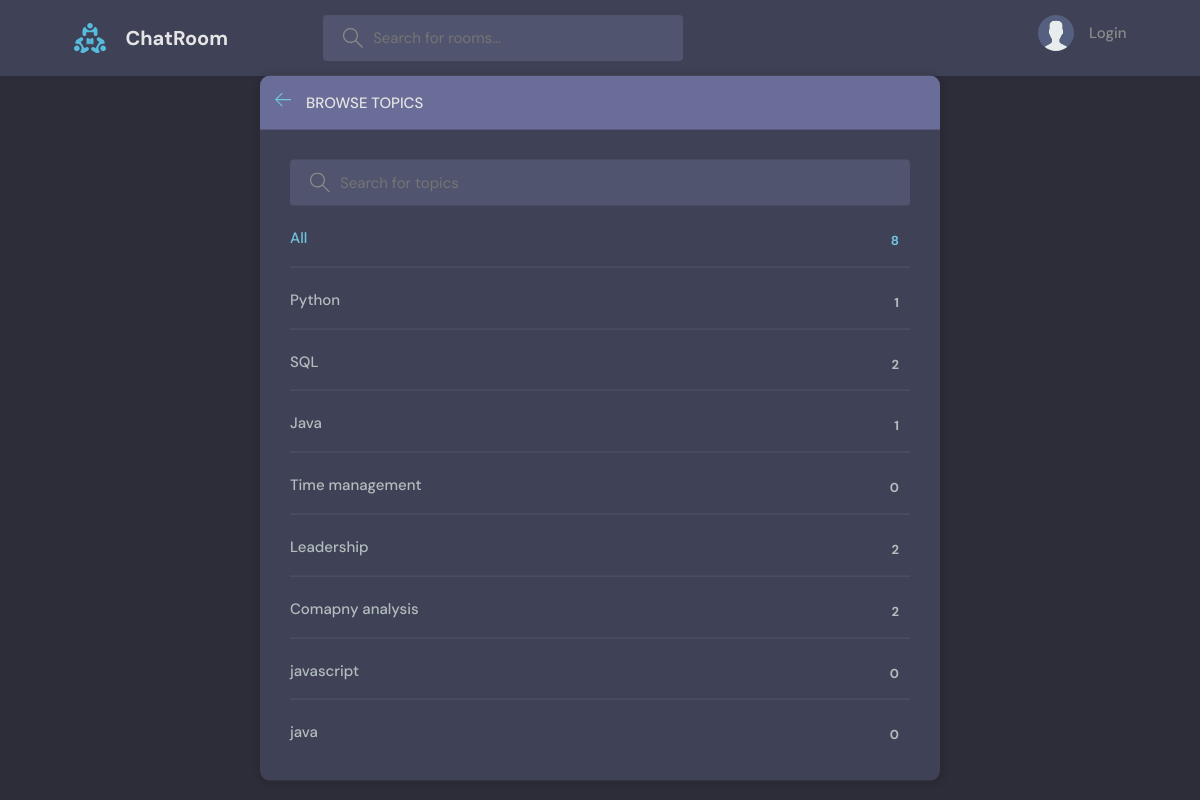
/topics/, run on an earlier commit of the app's database.
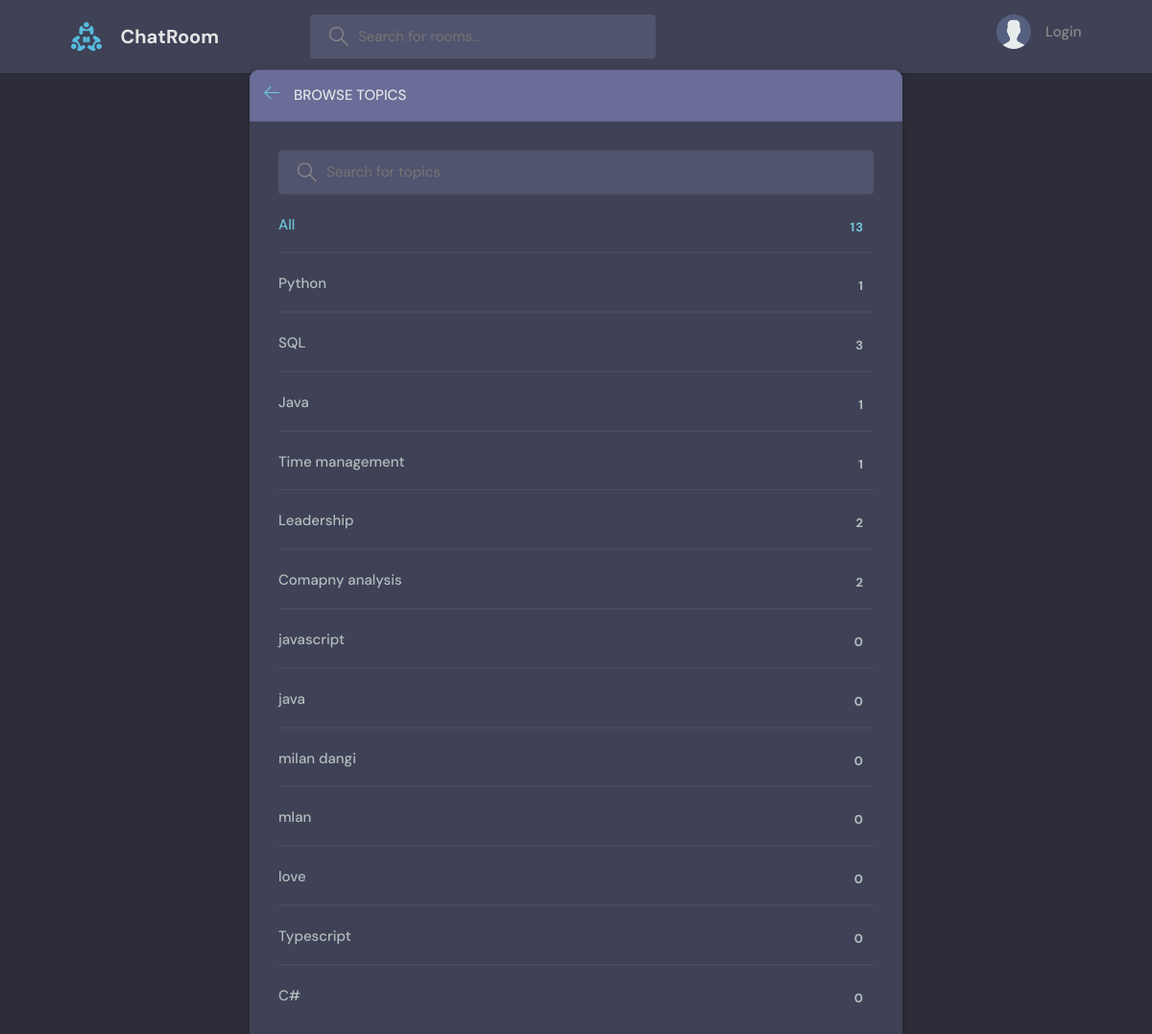
And on a later commit of the database.
### polls/models.py (models this page shows, shortened)
class Topic(models.Model):
    name = models.CharField(max_length=200)

### polls/views.py (the view)
# urls.py: path("topics/",view=views.topicPage, name="topics"),
def topicPage(request):
    q = request.GET.get('q') if request.GET.get('q')!= None else ''
    topics = Topic.objects.filter(name__icontains=q)
    context = {'topics':topics}
    return render(request,'polls/topics.html',context)

### polls/templates/polls/topics.html (shortened to what this page needs)
{% extends 'main.html' %}
{% block content %}
<main class="create-room layout">
  <div class="container">
    <div class="layout__box">
      <div class="layout__boxHeader">
        <div class="layout__boxTitle">
          <a href="{% url 'home' %}">
            <svg version="1.1" xmlns="http://www.w3.org/2000/svg" width="32" height="32" viewBox="0 0 32 32">
              <title>arrow-left</title>
              <path
                d="M13.723 2.286l-13.723 13.714 13.719 13.714 1.616-1.611-10.96-10.96h27.625v-2.286h-27.625l10.965-10.965-1.616-1.607z">
              </path>
            </svg>
          </a>
          <h3>Browse Topics</h3>
        </div>
      </div>
      <div class="topics-page layout__body">
        <form class="header__search" action="" method="GET">
          <label>
            <input name="q" placeholder="Search for topics" />
          </label>
        </form>
        <ul class="topics__list">
          <li>
            <a href="{% url 'topics' %}" class="active">All <span>{{topics.count}}</span></a>
          </li>
          {% for topic in topics %}
          <li>
            <a href="{% url 'home' %}?q={{topic.name}}">{{ topic.name }} <span>{{topic.room_set.all.count}}</span></a>
          </li>
          {% endfor %}
        </ul>
      </div>
    </div>
  </div>
</main>
{% endblock %}

### templates/main.html (shortened to what this page needs)
<!DOCTYPE html>
{% load static %}
<html lang="en">
  <head>
    <link rel="stylesheet" href="{% static 'styles/style.css' %}" />
  </head>
  <body>
    {% include "nav.html" %}
    {% block content %}
    {% endblock %}
  </body>
</html>
{% load static %}

### templates/nav.html (shortened to what this page needs)
{% load static %}
<header class="header header--loggedIn">
    <div class="container">
      <a href="{% url 'home' %}" class="header__logo">
        <img src="{% static 'images/logo.svg' %}" />
        <h1>ChatRoom</h1>
      </a>
      <form class="header__search" method="GET" actions="{% url 'home' %}">
        <label>
          <input name ="q" placeholder="Search for rooms..." />
        </label>
      </form>
      <nav class="header__menu">
        {% if request.user.is_authenticated %}
        <div class="header__user">
          <a href="{% url 'user-profile' user.id %}">
            <div class="avatar avatar--medium active">
              <img src="{{request.user.avatar.url}}" />
            </div>
            <p>{{request.user.name}} <span>@{{request.user.username}}</span></p>
          </a>
          <button class="dropdown-button">
            <svg version="1.1" xmlns="http://www.w3.org/2000/svg" width="32" height="32" viewBox="0 0 32 32">
              <title>chevron-down</title>
              <path d="M16 21l-13-13h-3l16 16 16-16h-3l-13 13z"></path>
            </svg>
          </button>
        </div>
        {% else %}
        <a href="{% url 'login' %}">
          <img src="{% static 'images/avatar.svg' %}" />
          <p>Login</p>
        </a>
        {% endif %}
      </nav>
    </div>
  </header>

### static/styles/style.css (style rules this page uses)
:root { --color-main: #71c6dd; --color-main-light: #e1f6fb; --color-dark: #3f4156; --color-dark-medium: #51546e; --color-dark-light: #696d97; --color-light: #e5e5e5; --color-gray: #8b8b8b; --color-light-gray: #b2bdbd; --color-bg: #2d2d39; --color-success: #5dd693; --color-error: #fc4b0b; }
* { font-family: "DM Sans", -apple-system, BlinkMacSystemFont, "Segoe UI", Roboto, Oxygen, Ubuntu, Cantarell, "Open Sans", "Helvetica Neue", sans-serif; margin: 0; padding: 0; box-sizing: border-box; text-rendering: optimizeLegibility; font-size: inherit; }
html { font-size: 56.25%; }
@media only screen and (min-width: 1200px) { html { font-size: 62.5%; } }
body { line-height: 1.6; font-weight: 400; font-size: 1.5rem; color: var(--color-light-gray); background-color: var(--color-bg); min-height: 100vh; }
img { width: 100%; }
a { display: inline-block; color: var(--color-main); text-decoration: none; }
.container { max-width: 120rem; width: 90%; margin: auto; }
.header { padding: 1.5rem; background-color: var(--color-dark); }
.header > .container { display: flex; gap: 9.5rem; }
.header__logo, .header__user { display: flex; gap: 2rem; align-items: center; }
.header__logo > img { height: 3.2rem; width: 3.2rem; }
.header__logo > h1 { font-weight: 700; font-size: 2rem; color: var(--color-light); }
.header__search > label { background-color: var(--color-dark-medium); padding: 1.3rem 1rem; display: flex; align-items: center; gap: 1rem; border-radius: 4px; }
.header__search svg { fill: var(--color-gray); width: 2rem; height: 2rem; margin-left: 1rem; }
.header__search input { width: 30rem; background: transparent; border: none; outline: none; color: var(--color-light); }
.header__menu { margin-left: auto; position: relative; }
.header__menu a { display: flex; gap: 1.5rem; align-items: center; font-weight: 500; text-decoration: none; color: var(--color-gray); }
.header__menu img { height: 3.6rem; }
.header__menu p { line-height: 1.2; }
.layout { margin-top: 2.4rem; }
.layout > .container { display: flex; justify-content: space-between; align-items: flex-start; }
.layout__box { width: 90%; max-width: 48rem; min-height: 40rem; position: absolute; top: 50%; left: 50%; transform: translate(-50%, -46%); background-color: var(--color-dark); border-radius: 1rem; box-shadow: 1px 1px 6px 3px rgba(0, 0, 0, 0.1); overflow: hidden; }
.layout__boxHeader { display: flex; padding: 1.5rem; background-color: var(--color-dark-light); }
.layout__boxTitle { display: flex; gap: 1.5rem; align-items: center; }
.layout__boxTitle h3 { text-transform: uppercase; font-weight: 500; color: var(--color-light); }
.layout__boxTitle svg { width: 1.6rem; height: 1.6rem; fill: var(--color-main); }
.layout__body { margin: 3rem; }
.topics__list { list-style: none; }
.topics__list li a { display: flex; justify-content: space-between; margin-bottom: 3rem; font-weight: 500; color: var(--color-light-gray); transition: all 0.3s ease-in-out; }
.topics__list li a.active, .topics__list li a:hover { color: var(--color-main); }
.topics__list li a span { padding: 0.5rem 1rem; background-color: var(--color-dark); border-radius: 3px; font-size: 1.3rem; font-weight: 700; letter-spacing: 1px; }
.topics-page .topics__list li:not(:last-child) a { margin: 2rem 0; padding-bottom: 1rem; text-decoration: none; border-bottom: 1px solid var(--color-dark-medium); }
.topics-page .header__search { display: block; }
.create-room.layout .layout__box { max-width: 68rem; }

What changed in the data, as far as the page shows it:
computed for Topic "SQL": room_set.all.count "2" → "3"
computed for Topic "Time management": room_set.all.count "0" → "1"
added Topic: name "milan dangi", room_set.all.count "0"
added Topic: name "mlan", room_set.all.count "0"
added Topic: name "love", room_set.all.count "0"
added Topic: name "Typescript", room_set.all.count "0"
added Topic: name "C#", room_set.all.count "0"
Also different on the page:
{{ topics.count }}: "8" → "13"
